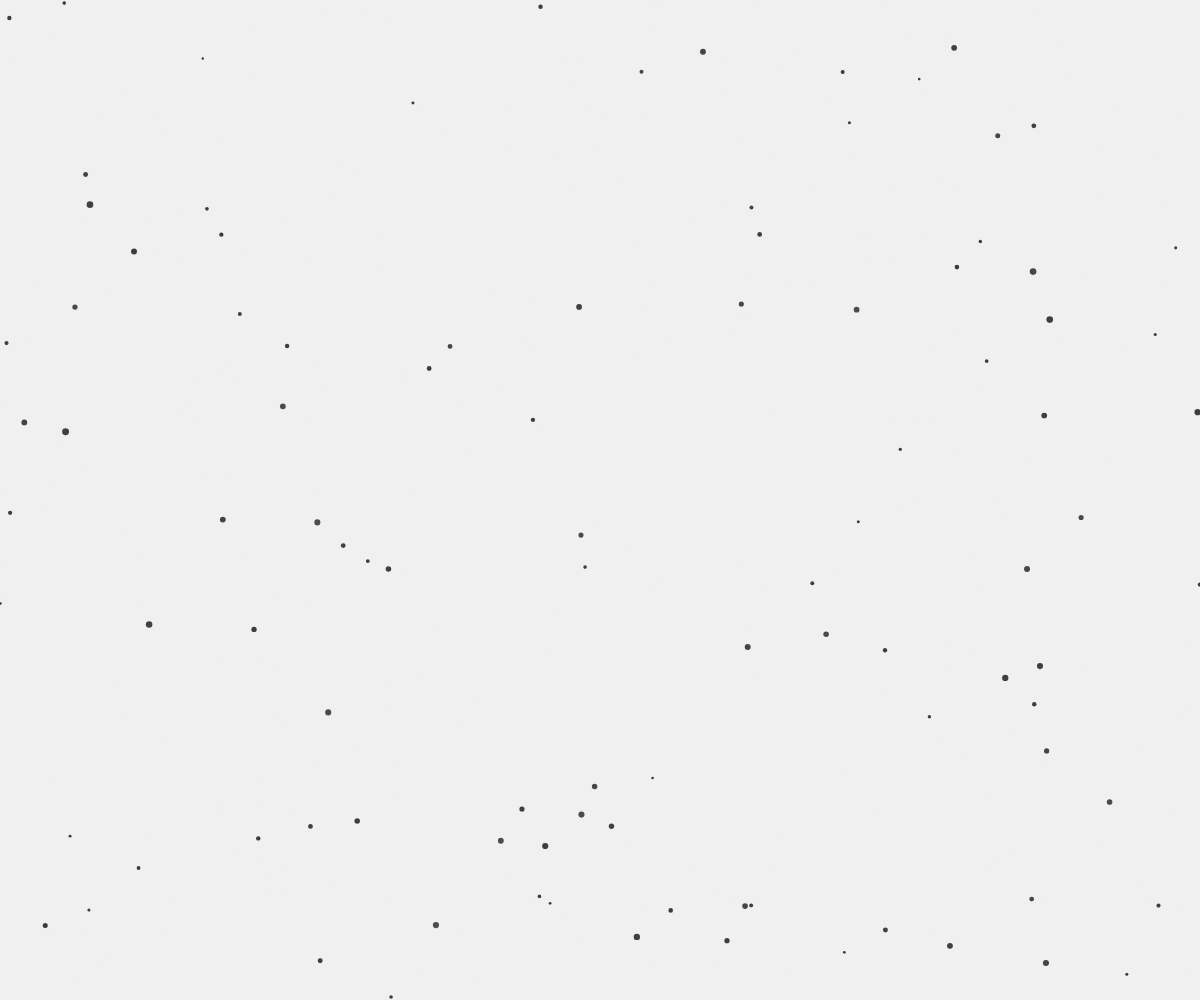
Frame 1 (no input)
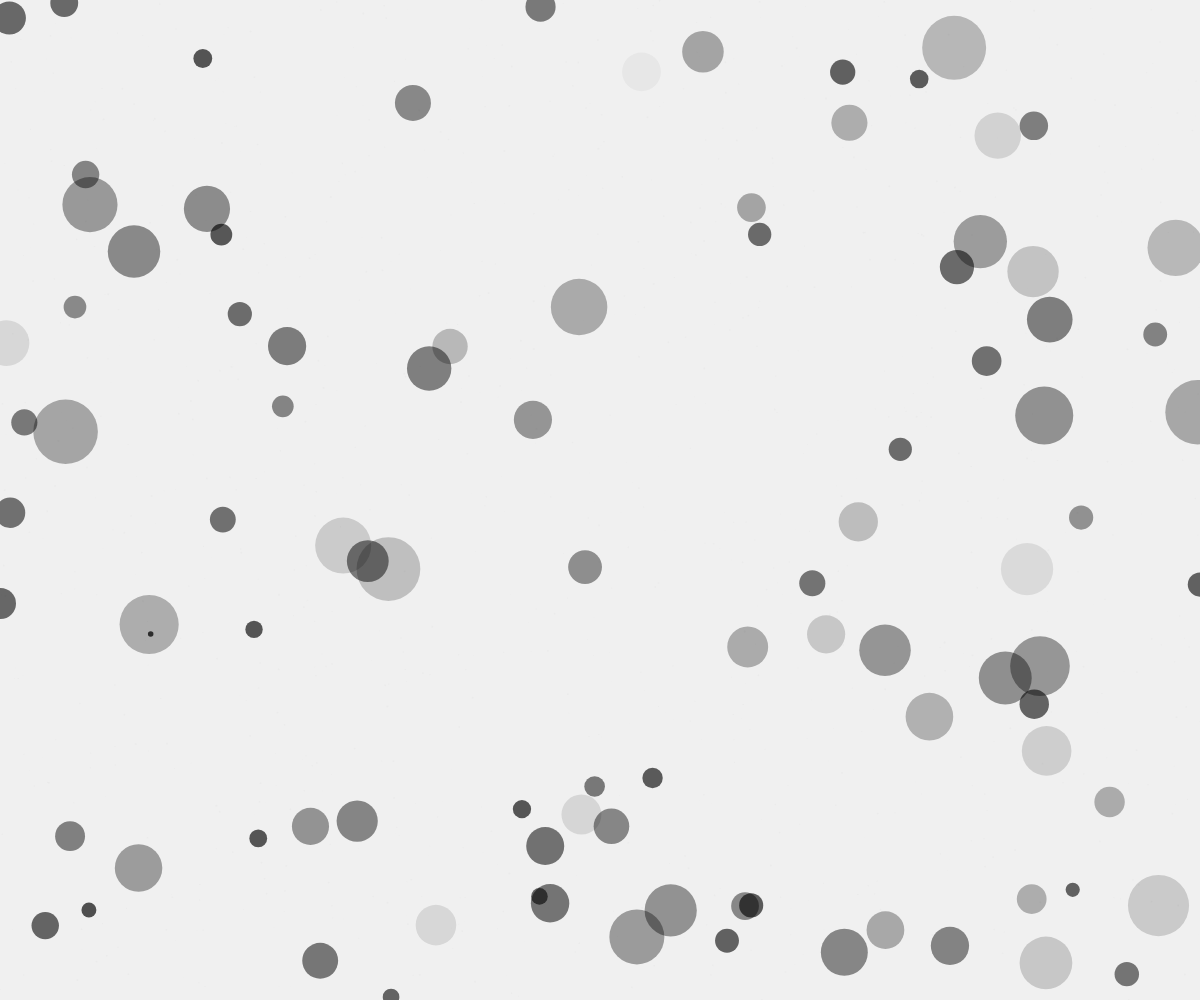
Frame 60 (no input)
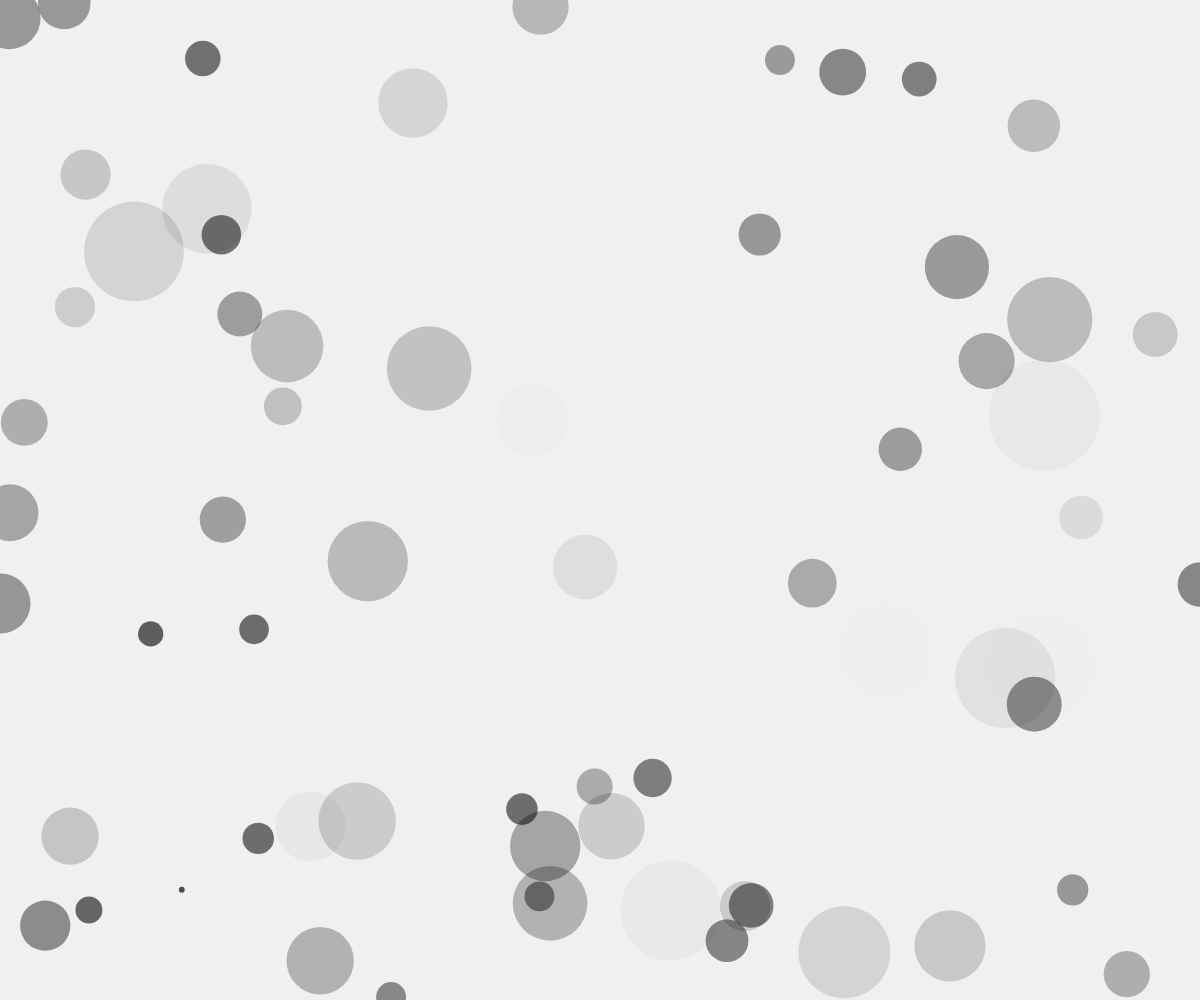
Frame 120 (the mouse pressed at the canvas centre since frame 60)

The p5.js sketch that drew these frames (run headless with seeded random() and noise() and a simulated clock; from frame 60 on, the mouse is pressed at the canvas centre):

// p5.js sketch
// ── sketch.js
let inkParticles = [];
let newsprintTexture;

function setup() {
  createCanvas(windowWidth, windowHeight);
  
  // Create newsprint texture
  newsprintTexture = createGraphics(width, height);
  newsprintTexture.noiseSeed(42);
  newsprintTexture.background(240);
  for (let i = 0; i < 1000; i++) {
    const x = random(width);
    const y = random(height);
    const sz = random(0.5, 2);
    newsprintTexture.noStroke();
    newsprintTexture.fill(200, 200, 200, 30);
    newsprintTexture.ellipse(x, y, sz, sz);
  }
  
  // Initialize ink particles
  for (let i = 0; i < 100; i++) {
    inkParticles.push({
      x: random(width),
      y: random(height),
      radius: random(1, 3),
      maxRadius: random(20, 60),
      speed: random(0.1, 0.5),
      color: color(0, 0, 0, 200),
      active: true,
      alpha: 200
    });
  }
}

function draw() {
  // Draw newsprint background
  image(newsprintTexture, 0, 0);
  
  // Add new ink particles occasionally
  if (frameCount % 30 === 0 && inkParticles.length < 500) {
    inkParticles.push({
      x: random(width),
      y: random(height),
      radius: random(1, 3),
      maxRadius: random(20, 60),
      speed: random(0.1, 0.5),
      color: color(0, 0, 0, 200),
      active: true,
      alpha: 200
    });
  }
  
  // Update and draw ink particles
  for (let i = inkParticles.length - 1; i >= 0; i--) {
    const particle = inkParticles[i];
    
    if (!particle.active) continue;
    
    // Grow the particle
    particle.radius += particle.speed;
    
    // Fade out as it spreads
    particle.alpha = map(particle.radius, 0, particle.maxRadius, 200, 0);
    
    // Draw with soft edge and color transition
    noStroke();
    fill(red(particle.color), green(particle.color), blue(particle.color), particle.alpha);
    ellipse(particle.x, particle.y, particle.radius * 2, particle.radius * 2);
    
    // Remove if it's too large
    if (particle.radius > particle.maxRadius) {
      particle.active = false;
    }
  }
  
  // Remove inactive particles
  inkParticles = inkParticles.filter(particle => particle.active);
}

function windowResized() {
  resizeCanvas(windowWidth, windowHeight);
}
